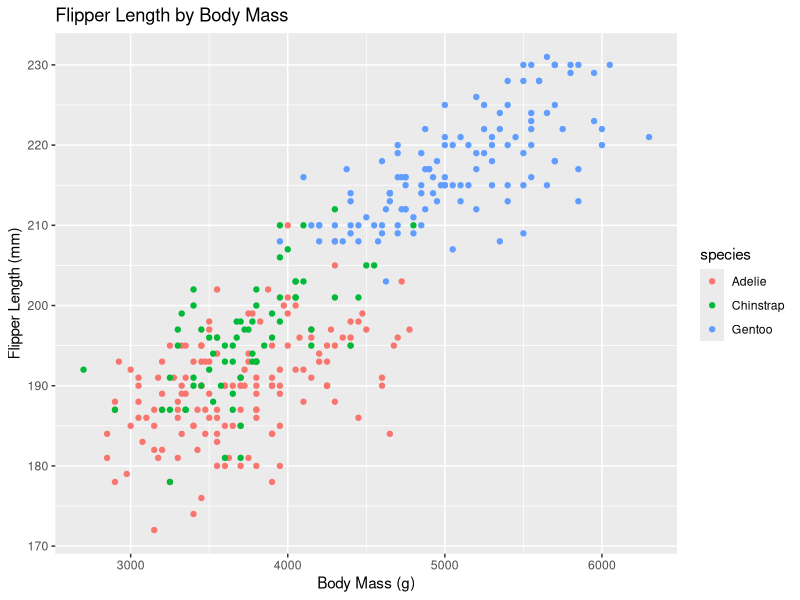

This figure's R source:
## ---- chunk 1
#| label: load-libraries

#install.packages("tidyverse")
#install.packages("palmerpenguins")
library(tidyverse)
library(palmerpenguins)

## ---- chunk 2
#| label: calcutate-variables

total=nrow(penguins)


## ---- chunk 3
#| content: valuebox
#| title: Total Penguins

list(
  icon="wrench",
  color="success",
  value=total
)


## ---- chunk 4
#| content: valuebox
#| title: Most populated island

popByIsland<-penguins |>
  group_by(island) |>
  summarize(total=n()) |>
  arrange(desc(total))

most<-popByIsland$island[1]

list(icon="cake",
     color="blue",
    value=most)

## ---- chunk 5
#| content: valuebox
#| title: Heaviest penguins

byMass<-penguins |>
  group_by(species) |>
  summarize(avgMass=mean(body_mass_g), na.rm=TRUE) |>
  arrange(desc(avgMass))

heaviest<-byMass$species[1]

list(icon="pin-map",
     color="yellow",
     value=heaviest)




## ---- chunk 6
#| content: valuebox
#| title: Smallest flippers 


smallFlippers<-penguins |>
  group_by(species) |>
  summarize(avgFlipperLength=mean(flipper_length_mm, na.rm=TRUE)) |>
  arrange(avgFlipperLength)

shortestFlippers<-smallFlippers$species[1]

list(
  icon="rulers",
  color="green",
  value=shortestFlippers
  
  
)




## ---- chunk 7
#| title: Flipper Length by Mass

penguins |> ggplot(mapping=aes(x=body_mass_g, y=flipper_length_mm))+
  geom_point(mapping=aes(color=species))+
  labs(x="Body Mass (g)", y="Flipper Length (mm)", title="Flipper Length by Body Mass")



